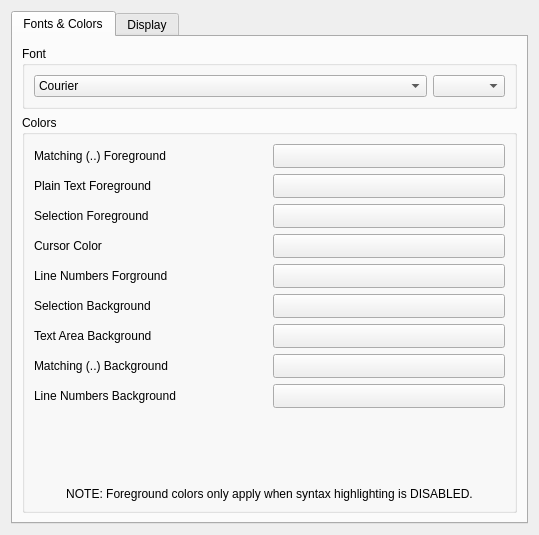
<?xml version="1.0" encoding="UTF-8"?>
<ui version="4.0">
 <class>PageEditor</class>
 <widget class="QWidget" name="PageEditor">
  <property name="geometry">
   <rect>
    <x>0</x>
    <y>0</y>
    <width>539</width>
    <height>535</height>
   </rect>
  </property>
  <property name="windowTitle">
   <string>Form</string>
  </property>
  <layout class="QGridLayout" name="gridLayout">
   <item row="0" column="0">
    <widget class="QTabWidget" name="tabWidget">
     <property name="currentIndex">
      <number>0</number>
     </property>
     <widget class="QWidget" name="tab_2">
      <attribute name="title">
       <string>Fonts &amp;&amp; Colors</string>
      </attribute>
      <layout class="QVBoxLayout" name="verticalLayout_3">
       <item>
        <widget class="QGroupBox" name="groupBox_2">
         <property name="title">
          <string>Font</string>
         </property>
         <layout class="QHBoxLayout" name="horizontalLayout">
          <item>
           <widget class="QFontComboBox" name="fontComboBox">
            <property name="sizePolicy">
             <sizepolicy hsizetype="MinimumExpanding" vsizetype="Fixed">
              <horstretch>0</horstretch>
              <verstretch>0</verstretch>
             </sizepolicy>
            </property>
            <property name="editable">
             <bool>false</bool>
            </property>
            <property name="fontFilters">
             <set>QFontComboBox::MonospacedFonts</set>
            </property>
           </widget>
          </item>
          <item>
           <widget class="QComboBox" name="comboBox"/>
          </item>
         </layout>
        </widget>
       </item>
       <item>
        <widget class="QGroupBox" name="groupBox_3">
         <property name="title">
          <string>Colors</string>
         </property>
         <layout class="QVBoxLayout" name="verticalLayout_2">
          <item>
           <layout class="QHBoxLayout" name="horizontalLayout_5">
            <item>
             <widget class="QLabel" name="label_5">
              <property name="text">
               <string>Matching (..) Foreground</string>
              </property>
             </widget>
            </item>
            <item>
             <widget class="QPushButton" name="pushButtonMatchFG">
              <property name="styleSheet">
               <string notr="true">text-align:left;padding:4px 4px 4px 20px;</string>
              </property>
             </widget>
            </item>
           </layout>
          </item>
          <item>
           <layout class="QHBoxLayout" name="horizontalLayout_2">
            <item>
             <widget class="QLabel" name="label_3">
              <property name="text">
               <string>Plain Text Foreground</string>
              </property>
             </widget>
            </item>
            <item>
             <widget class="QPushButton" name="pushButtonFG">
              <property name="styleSheet">
               <string notr="true">text-align:left;padding:4px 4px 4px 20px;</string>
              </property>
             </widget>
            </item>
           </layout>
          </item>
          <item>
           <layout class="QHBoxLayout" name="horizontalLayout_3">
            <item>
             <widget class="QLabel" name="label_4">
              <property name="text">
               <string>Selection Foreground</string>
              </property>
             </widget>
            </item>
            <item>
             <widget class="QPushButton" name="pushButtonSelectionFG">
              <property name="styleSheet">
               <string notr="true">text-align:left;padding:4px 4px 4px 20px;</string>
              </property>
             </widget>
            </item>
           </layout>
          </item>
          <item>
           <layout class="QHBoxLayout" name="horizontalLayout_9">
            <item>
             <widget class="QLabel" name="label_8">
              <property name="text">
               <string>Cursor Color</string>
              </property>
             </widget>
            </item>
            <item>
             <widget class="QPushButton" name="pushButtonCursor">
              <property name="styleSheet">
               <string notr="true">text-align:left;padding:4px 4px 4px 20px;</string>
              </property>
             </widget>
            </item>
           </layout>
          </item>
          <item>
           <layout class="QHBoxLayout" name="horizontalLayout_7">
            <item>
             <widget class="QLabel" name="label_6">
              <property name="text">
               <string>Line Numbers Forground</string>
              </property>
             </widget>
            </item>
            <item>
             <widget class="QPushButton" name="pushButtonLineNumbersFG">
              <property name="styleSheet">
               <string notr="true">text-align:left;padding:4px 4px 4px 20px;</string>
              </property>
             </widget>
            </item>
           </layout>
          </item>
          <item>
           <layout class="QHBoxLayout" name="horizontalLayout_4">
            <item>
             <widget class="QLabel" name="label_10">
              <property name="text">
               <string>Selection Background</string>
              </property>
             </widget>
            </item>
            <item>
             <widget class="QPushButton" name="pushButtonSelectionBG">
              <property name="styleSheet">
               <string notr="true">text-align:left;padding:4px 4px 4px 20px;</string>
              </property>
             </widget>
            </item>
           </layout>
          </item>
          <item>
           <layout class="QHBoxLayout" name="horizontalLayout_6">
            <item>
             <widget class="QLabel" name="label_9">
              <property name="text">
               <string>Text Area Background</string>
              </property>
             </widget>
            </item>
            <item>
             <widget class="QPushButton" name="pushButtonBG">
              <property name="styleSheet">
               <string notr="true">text-align:left;padding:4px 4px 4px 20px;</string>
              </property>
             </widget>
            </item>
           </layout>
          </item>
          <item>
           <layout class="QHBoxLayout" name="horizontalLayout_10">
            <item>
             <widget class="QLabel" name="label_7">
              <property name="text">
               <string>Matching (..) Background</string>
              </property>
             </widget>
            </item>
            <item>
             <widget class="QPushButton" name="pushButtonMatchBG">
              <property name="styleSheet">
               <string notr="true">text-align:left;padding:4px 4px 4px 20px;</string>
              </property>
             </widget>
            </item>
           </layout>
          </item>
          <item>
           <layout class="QHBoxLayout" name="horizontalLayout_8">
            <item>
             <widget class="QLabel" name="label_11">
              <property name="text">
               <string>Line Numbers Background</string>
              </property>
             </widget>
            </item>
            <item>
             <widget class="QPushButton" name="pushButtonLineNumbersBG">
              <property name="styleSheet">
               <string notr="true">text-align:left;padding:4px 4px 4px 20px;</string>
              </property>
             </widget>
            </item>
           </layout>
          </item>
          <item>
           <spacer name="verticalSpacer">
            <property name="orientation">
             <enum>Qt::Vertical</enum>
            </property>
            <property name="sizeHint" stdset="0">
             <size>
              <width>20</width>
              <height>38</height>
             </size>
            </property>
           </spacer>
          </item>
          <item>
           <widget class="QLabel" name="label_2">
            <property name="text">
             <string>NOTE: Foreground colors only apply when syntax highlighting is DISABLED.</string>
            </property>
            <property name="alignment">
             <set>Qt::AlignCenter</set>
            </property>
           </widget>
          </item>
         </layout>
        </widget>
       </item>
      </layout>
     </widget>
     <widget class="QWidget" name="tab_1">
      <attribute name="title">
       <string>Display</string>
      </attribute>
      <layout class="QVBoxLayout" name="verticalLayout_4">
       <item>
        <widget class="QGroupBox" name="groupBox">
         <property name="title">
          <string>Display</string>
         </property>
         <layout class="QVBoxLayout" name="verticalLayout">
          <item>
           <widget class="QCheckBox" name="checkBox">
            <property name="text">
             <string>Show Statistics Line</string>
            </property>
           </widget>
          </item>
          <item>
           <widget class="QCheckBox" name="checkBox_2">
            <property name="text">
             <string>Show Incremental Search Line</string>
            </property>
           </widget>
          </item>
          <item>
           <widget class="QCheckBox" name="checkBox_3">
            <property name="text">
             <string>Show Line Numbers</string>
            </property>
           </widget>
          </item>
          <item>
           <widget class="QCheckBox" name="checkBox_4">
            <property name="text">
             <string>Highlight Syntax</string>
            </property>
           </widget>
          </item>
          <item>
           <widget class="QCheckBox" name="checkBox_5">
            <property name="text">
             <string>Apply Backlighting</string>
            </property>
           </widget>
          </item>
         </layout>
        </widget>
       </item>
       <item>
        <spacer name="verticalSpacer_2">
         <property name="orientation">
          <enum>Qt::Vertical</enum>
         </property>
         <property name="sizeHint" stdset="0">
          <size>
           <width>20</width>
           <height>360</height>
          </size>
         </property>
        </spacer>
       </item>
      </layout>
     </widget>
    </widget>
   </item>
  </layout>
 </widget>
 <resources/>
 <connections/>
</ui>
